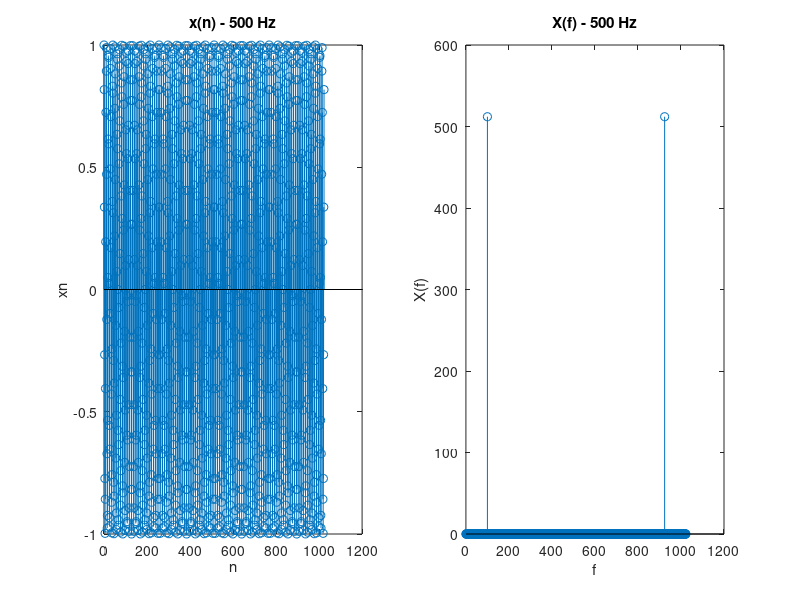

Here is the MATLAB script that generated this plot:
clc
clear variables

%xt = cos(2*pi*f*t)
f = 100;            %frequency of the single tone signal

%Sampled signal generation
fs = 1024;               %Sampling frequency(should be >= 2*f)
n = (0 : fs-1);         %Displaying xn
xn = cos(2*pi*f*n/fs);  %This is the sampled version of xt
subplot(1,2,1); stem(n, xn);
xlabel('n'); ylabel('xn');
title('x(n) - 500 Hz');

f = (0:1:fs-1);
Xf = fft(xn,fs);
subplot(1,2,2); stem(f, abs(Xf));
xlabel('f'); ylabel('X(f)');        %Gives spectrum of spectrum of x[n]
title('X(f) - 500 Hz');                      %Normalizing against fs corrected
                                    
